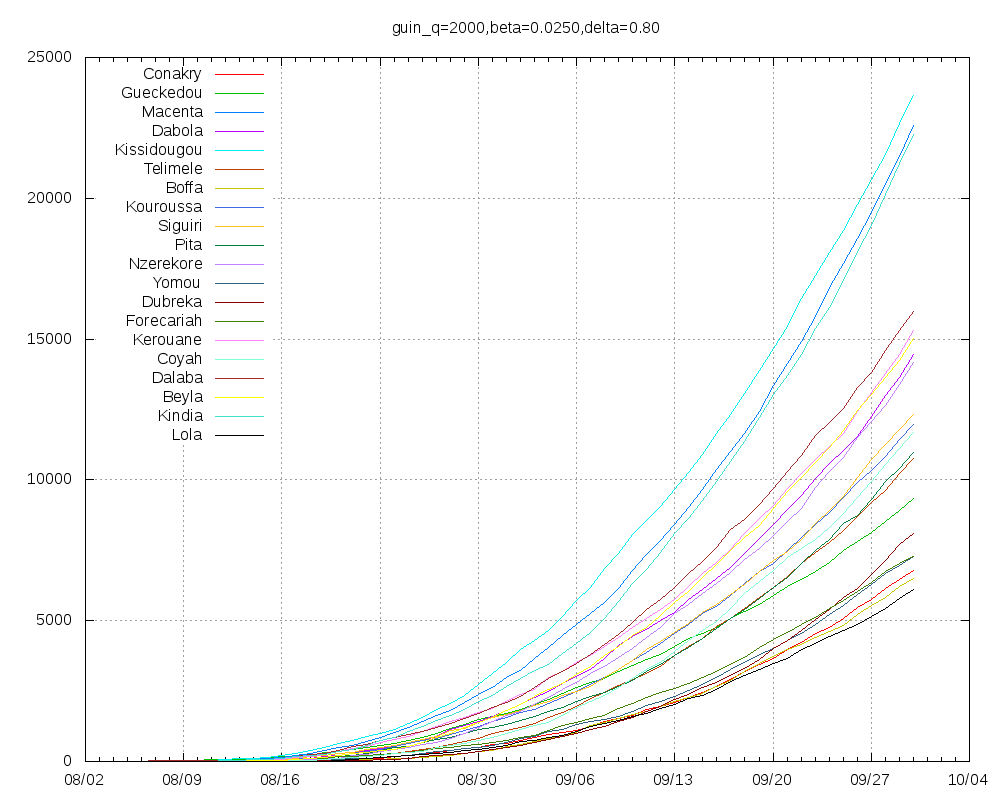

Generate this figure with gnuplot:
set title "guin_q=2000,beta=0.0250,delta=0.80"
set key top left
set grid
set xdata time
set timefmt "%Y-%m-%d"
set terminal png size 1000,800
set output "guin_q=2000,beta=0.0250,delta=0.80.png"
plot "Conakry.tab" using 1:2 title "Conakry" with lines,"Gueckedou.tab" using 1:2 title "Gueckedou" with lines,"Macenta.tab" using 1:2 title "Macenta" with lines,"Dabola.tab" using 1:2 title "Dabola" with lines,"Kissidougou.tab" using 1:2 title "Kissidougou" with lines,"Telimele.tab" using 1:2 title "Telimele" with lines,"Boffa.tab" using 1:2 title "Boffa" with lines,"Kouroussa.tab" using 1:2 title "Kouroussa" with lines,"Siguiri.tab" using 1:2 title "Siguiri" with lines,"Pita.tab" using 1:2 title "Pita" with lines,"Nzerekore.tab" using 1:2 title "Nzerekore" with lines,"Yomou.tab" using 1:2 title "Yomou" with lines,"Dubreka.tab" using 1:2 title "Dubreka" with lines,"Forecariah.tab" using 1:2 title "Forecariah" with lines,"Kerouane.tab" using 1:2 title "Kerouane" with lines,"Coyah.tab" using 1:2 title "Coyah" with lines,"Dalaba.tab" using 1:2 title "Dalaba" with lines,"Beyla.tab" using 1:2 title "Beyla" with lines,"Kindia.tab" using 1:2 title "Kindia" with lines,"Lola.tab" using 1:2 title "Lola" with lines
